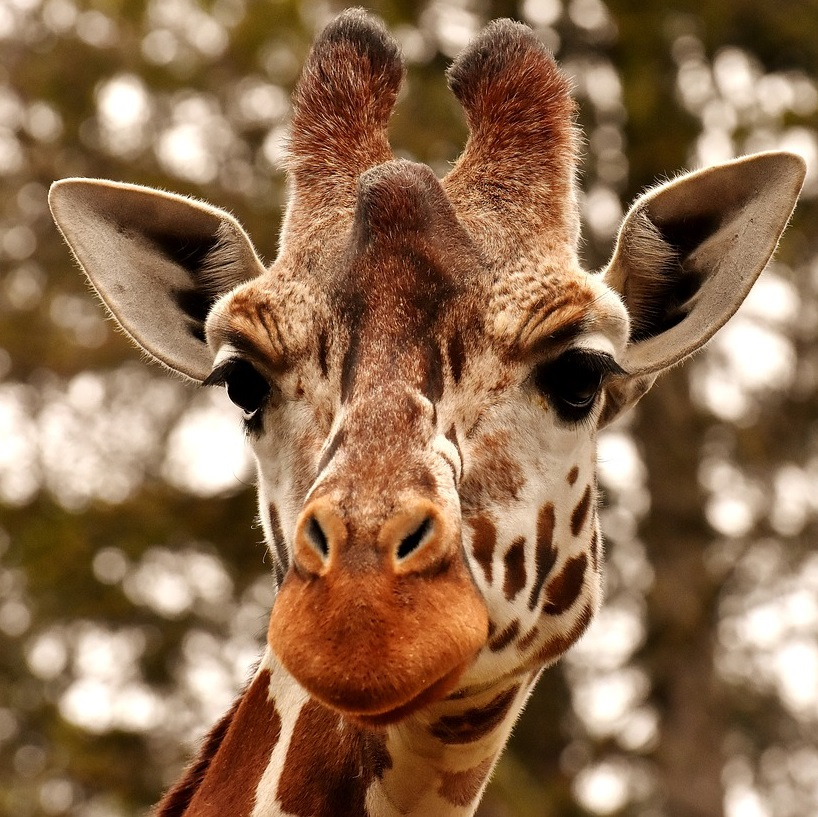
#> input picture Project-DBVP/Uebung1/giraffe.jpg, 818 x 817 px
$ jupyter execute --allow-errors 3.Interpol.ipynb   (older library calls are emulated)
#> lines starting #> are read from the running program, lines starting #| are printed output that depends on the picture
Bikubisch

[cell 1]
import numpy as np
import matplotlib.pyplot as plt
x = np.array([0.5,1.0,2.0,3.0])
f = np.array([0.0,1.5,1.7,1.5])

X = np.zeros((4,4))
for i in range(4):
    X[:,i] = x**i

a = np.linalg.solve(X,f)

## plot the points and function
def evalCubicPolynomial(a,x):
    f = a[0] + a[1]*x +a[2]*x**2 + a[3]*x**3
    return f

polyPoints = np.linspace(0.5,3.0, 100)

polyVals = evalCubicPolynomial(a,polyPoints)

plt.plot(x,f,'x-')
plt.plot(polyPoints,polyVals,'x-')
plt.grid()
plt.show()
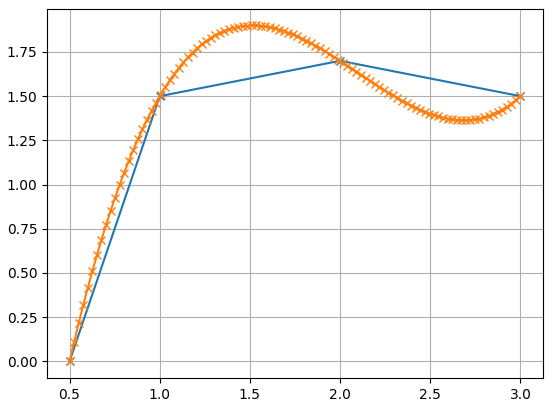
#> figure drawn by matplotlib, 1 panel; curve peaks at x = 1.51, y = 1.9

Bilineare Interpolation

[cell 2]
import numpy as np
from numpy import linalg as LA
import matplotlib.pylab as plt
from PIL import Image

def hut(x):
    mat = np.array([ [0, -x[2], x[1]],
            [x[2], 0, -x[0]],
            [-x[1], x[0], 0]
            ])
    return mat
#B =(a1*x , a2*x , a3*x)
def konstruiere_bi(a,x):
    return np.hstack(( a[0]*hut(x), a[1]*hut(x), a[2]*hut(x)))

#B(B1,B2,B3,B4)T
def konstruiere_B(A,X):
    B1 = konstruiere_bi(np.append(A[:,0],[1]), np.append(X[:,0],[1]))
    B2 = konstruiere_bi(np.append(A[:,1],[1]), np.append(X[:,1],[1]))
    B3 = konstruiere_bi(np.append(A[:,2],[1]), np.append(X[:,2],[1]))
    B4 = konstruiere_bi(np.append(A[:,3],[1]), np.append(X[:,3],[1]))
    return np.vstack((B1, B2, B3, B4))

def kleinster_ev(B):
    w, v = LA.eig(B)
    minimale_EW = np.argmin(w)
    return v[:,minimale_EW]


def interpolateBilin(img,coord):

    # change the coordinates to the floor numbers
    i = np.int(np.floor(x))
    j = np.int(np.floor(y))

    # control i and j to be in range of our bild coordinate and do not be negativ numbers
    if i > img.shape[0]-2:
        return 0.0
    if j > img.shape[1]-2:
        return 0.0
    if i < 0:
        return 0.0
    if j < 0:
        return 0.0

    #calculate the new changed of i and j with bilinear interpolation
    helper1 = ((x-dist_x) * wert_xplus1_y) + ((dist_x+1-x) * wert_x_y)
    helper2= ((x-dist_x) * wert_xplus1_yplus1) + ((dist_x+1-x) * wert_x_yplus1)
    temp = (coord[1] - j)*temp2 + (j+1 - coord[1]) *temp1
    return temp

def main():
      # load image
    img = Image.open("giraffe.jpg").convert('L')
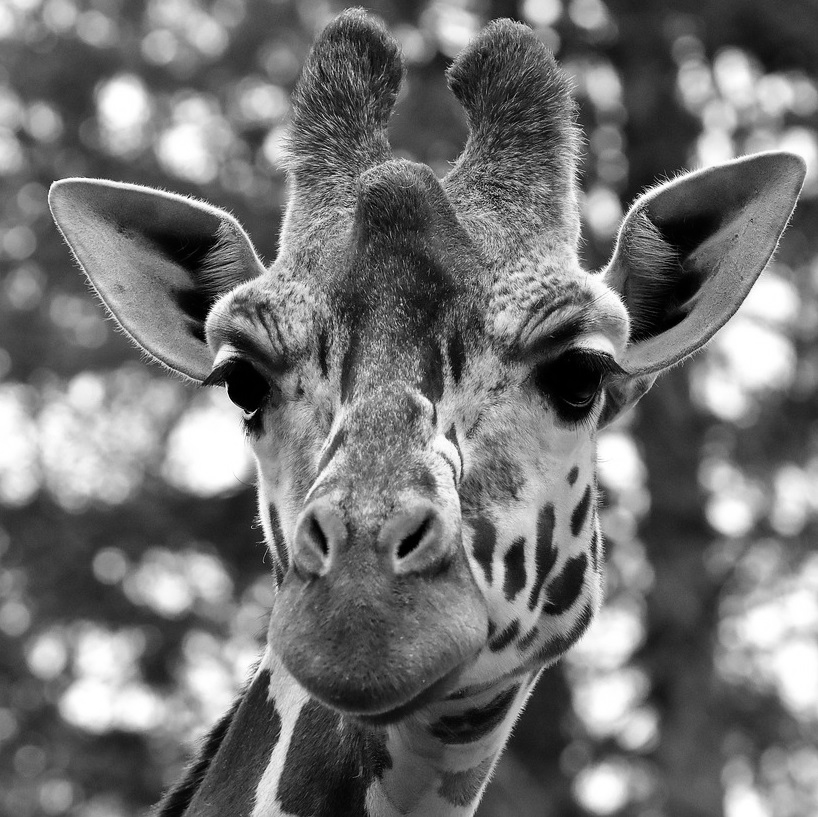
#> img: PIL image 818x817 L; min 0, max 255, mean 115.1
    img = np.array(img) / 255.0
#> img: shape (817, 818) float64

    # coordinates
    A = np.array([[100,100,380,300],[100,300,100,300]], dtype=float)
    X = np.array([[110,100,290,300],[100,300,100,300]], dtype=float)

    # create transformation matrix
    B = konstruiere_B(A,X)
    BtB = np.matmul(B.T,B)
    H_inv = np.linalg.inv(kleinster_ev(BtB).reshape(3,3).T)


    ## perform bilinear interpolation to correct the perspective distortion
    shiftedImg = np.copy(img)
    it = np.nditer(shiftedImg, flags=['multi_index'])
    while not it.finished:
        z = np.append(it.multi_index, [1]) # mit 1 homogen machen # z ist vektor
        # H invers durch dritte Zeile Berechnen
        x_temp = np.matmul(H_inv,z)
        x_temp = x_temp / x_temp[2]

        shiftedImg[it.multi_index] = interpolateBilin(img, x_temp)
        it.iternext()
#> this loop made 1 pass
#> (z, x_temp) on pass 1: ([0, 0, 1], [-147.7, -115.4, 1])

    # [10 lines of commented-out code are left out]
    plt.figure(figsize=(15,5))
    plt.subplot(1,2,1)
    plt.imshow(img,cmap="gray")
    plt.subplot(1,2,2)
    plt.imshow(shiftedImg,cmap="gray")
    plt.show()


#> (the rest of this cell did not finish here and is left out)

$ run again, with Project-DBVP/Uebung1/elk.jpg copied over Project-DBVP/Uebung1/giraffe.jpg
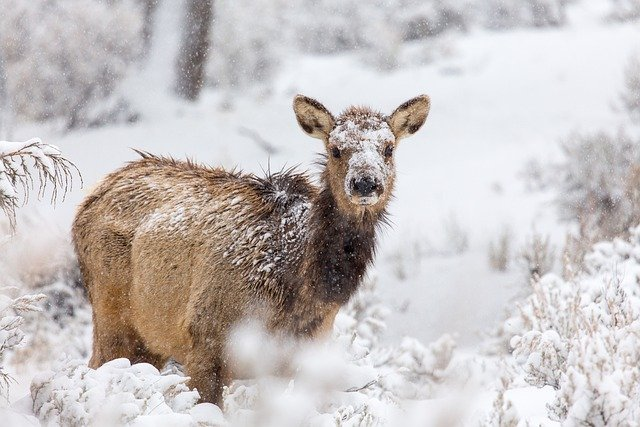
#> input picture Project-DBVP/Uebung1/elk.jpg, 640 x 427 px
#> in main, `img = Image.open("giraffe.jpg").convert('L')`:
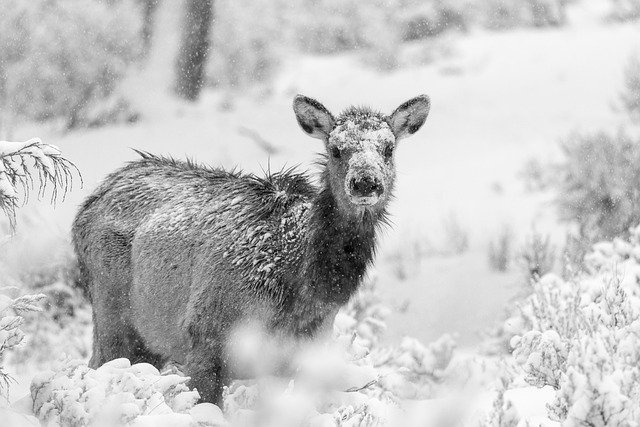
#> img: PIL image 640x427 L; min 1, max 255, mean 194.3
#> the loop in main, `while not it.finished:` made 1 pass
#> (z, x_temp) on pass 1: ([0, 0, 1], [-147.7, -115.4, 1])
